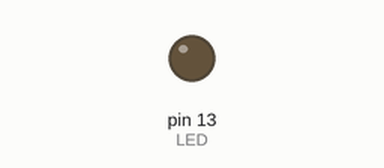
This sketch was run on a simulated Arduino Uno, built with avr-gcc and run on an emulated ATmega328P. On the bench: output pins drawn as LEDs (lit = HIGH).

Above: at 1.5 s.
At 4.5 s:
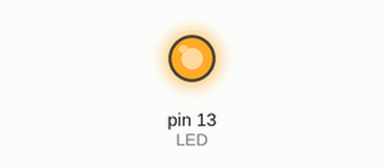
Timing chart, 0 to 7.8 s (numbered marks = the images above):
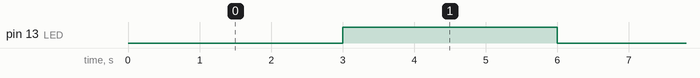

The sketch:

sketch_may07b.ino
```cpp
/**************************
 * Edusesc Taguatinga *
 * Nome:Marcus vinicius *
 * Itinerario de Robotica *
 * ************************
 */
 const int LED = 13;
 void setup ( ) {
 pinMode (LED,OUTPUT);
 }
 void loop( ) {
 digitalWrite (LED,LOW);
 delay (3000);//1 segundo = 1000ms
 digitalWrite (LED,HIGH);
 delay (3000);
 }
```

Measured:
- by itself, pin 13 (LED): alternates HIGH for 3.0 s and LOW for 3.0 s
